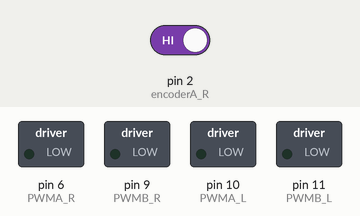
This sketch was run on a simulated Arduino Uno, built with avr-gcc and run on an emulated ATmega328P. Shown: switched loads named in the sketch (green lamp = pin HIGH). The test bench sets the inputs (shaded band); at power-on: pin 2 (encoderA_R) HIGH. What the sketch prints to the serial monitor is not drawn.

Above: at 0.1 s.
At 2.2 s:
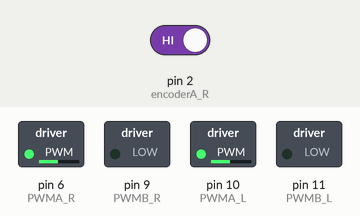
Timing chart, 0 to 3.7 s (numbered marks = the images above):
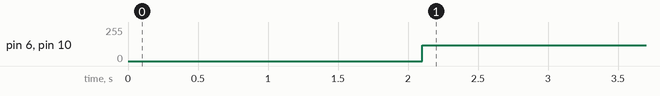

The sketch:

MotorMovement.ino
```cpp
#include <math.h>
#define NMOTORS 2
#define RIGHT 0
#define LEFT 1

// --- Pin Setup - Right Wheel ---
#define PWMA_R 6    // PWM A pin to motor driver
#define PWMB_R 9     // PWM B pin to motor driver
#define encoderA_R 2    // Encoder channel A
#define encoderB_R 3      // Encoder channel B


// --- Pin Setup - Left Wheel ---
#define PWMA_L 10      // PWM pin to motor driver
#define PWMB_L 11      // PWM pin to motor driver
#define encoderA_L 4      // Encoder channel A
#define encoderB_L 5      // Encoder channel B


/***************************   VARIABLES   ***************************/
int PWMspeed = 20;

// Robot dimentions
const double a_b = 0.075;
const double R = 0.035;
// 7.5 cm x 2

// Position variables
double x = 0.0, y = 0.0, theta = 0.0;
double xPrev = 0.0, yPrev = 0.0, thetaPrev = 0.0;

// Velocities
// rad/s
float velAng[]  = {0.0, 0.0};
// RPM
float velTarget[] = {0.0, 0.0};
float velAngRPM[] = {0.0, 0.0};
// pwr
int pwr[] = {0, 0};

// Global velocities
double gvel_X = 0.0, gvel_y = 0.0;
// Robot-Reference velocity
double vx = 0.0, vw = 0.0;

// Encoder count
int velEnc[]       = {0, 0};
int velEncSlack[]  = {0, 0};

// Goal
float xGoal[] = {0.0, 0.3, 1.0, 1.0};
float yGoal[] = {0.0, 0.0, 1.0, 2.0};
int seq = 1;
int maxSeq = 3;

// Error
double errorTheta = PI/2;

// Motor data
const int PPR = 1390;
float eprev[] = {0.0, 0.0};
float eintegral[] = {0.0, 0.0};

// Time variables
float sampleT = 0.1;
long prevT = 0;
long time_prev, dt;

void setup() {
  Serial.begin(9600);

  pinMode(encoderA_R, INPUT);
  pinMode(encoderB_R, INPUT);
  pinMode(encoderA_L, INPUT);
  pinMode(encoderB_L, INPUT);

  attachInterrupt(digitalPinToInterrupt(encoderA_R), readEncoder<0>, CHANGE);
  attachInterrupt(digitalPinToInterrupt(encoderA_L), readEncoder<1>, CHANGE);

  pinMode(PWMA_R, OUTPUT);
  pinMode(PWMB_R, OUTPUT);

  pinMode(PWMA_L, OUTPUT);
  pinMode(PWMB_L, OUTPUT);

  delay(2000);
  prevT = micros();
  time_prev = millis();

}

void loop() {
  // Time difference
  long currT = micros();
  float deltaT = ((float) (currT - prevT))/( 1.0e6 );

  // Delta time to calculate the angle direction
  dt = millis()-time_prev;
  time_prev= millis();
  //SetMotor(60, PWMA_R, PWMB_R);
  //SetMotor(60, PWMA_L, PWMB_L);

  if (theta >= PI){
    theta -= 2*PI;
  }
  else if (theta <= -PI){
    theta += 2*PI;
  }

  if (sampleT <= deltaT) {
    prevT = currT;
    noInterrupts();
    for(int i = 0; i < NMOTORS; i++){
      // Reset counter
      velEncSlack[i] = velEnc[i];
      velEnc[i] = 0;
    }
    interrupts();

    for(int i = 0; i < NMOTORS; i++){
      velAngRPM[i] = velEncSlack[i]/deltaT/PPR*60;
      velAng[i] = velAngRPM[i]*PI/30;
    }
    PositionEstimation(deltaT);

    if (seq < maxSeq) {
      CalculatePositionError(xGoal[seq], yGoal[seq], vx, vw);
    }
    else {
      StopMotors();
    }

    CalculateVelAng(vx, vw);

    RPMtoPWM(velAng[RIGHT], velTarget[RIGHT], deltaT, pwr[RIGHT], RIGHT);
    RPMtoPWM(velAng[LEFT], velTarget[LEFT], deltaT, pwr[LEFT], LEFT);
    //SetMotor(pwr[RIGHT], PWMA_R, PWMB_R);
    //SetMotor(pwr[LEFT], PWMA_L, PWMB_L);
    SetMotor(120, PWMA_R, PWMB_R);
    SetMotor(120, PWMA_L, PWMB_L);

    // Print estimated pose
    Serial.print("X = ");
    Serial.print(x*1000);
    Serial.print(" (mm), ");
    Serial.print("Y = ");
    Serial.print(y*1000);
    Serial.print(" (mm), ");
    Serial.print("theta = ");
    Serial.print(theta*180/PI);
    Serial.println(" (deg)");
    Serial.println("%%%%%%%%%%%%%%%%%%%%%%%%%%");
  }

  // Logic to change sequence
  double errorX = xGoal[seq] - x;
  double errorY = yGoal[seq] - y;
  if((sqrt(errorX*errorX + errorY*errorY) < 0.03)){
    StopMotors();
    delay(100);
  }
}

void CalculatePositionError(double xGoal_l, double yGoal_l, double &vx, double &vw){
  // Position error
  double errorX = xGoal_l - x;
  double errorY = yGoal_l - y;

  //kp_pos is the proportional constant error in the position
  double kp_pos=1.6;
  double vx_global = kp_pos * errorX;
  double vy_global = kp_pos * errorY;

  double ct = cos(theta);
  double st = sin(theta);

  vw = 0;
  vx = vx_global*ct + st * vy_global;

}

void CalculateOrientationError(double thetaGoal_l, double &vel, double &vw, double &errorTheta){
  // Orientation error
  errorTheta = thetaGoal_l - theta;
  if (errorTheta >= PI){
    errorTheta -= 2*PI;
  }
  else if (errorTheta <= -PI){
    errorTheta += 2*PI;
  }
  // No velocity
  vel = 0;
  //kp_ang is the proportional constant error in the position
  double kp_ang = 0.8;
  vw = kp_ang * errorTheta;
  // Logic in case that vw is greater than PI/5 or lesser than 0.4
  // Maybe can remove this
  /*if (fabs(vw) > PI/5){
      vw = (vw/fabs(vw))*PI/5;
  }
  if (fabs(errorTheta)<0.4){
      vw = (errorTheta/fabs(errorTheta))*PI/5.3;
  }*/
}

void CalculateVelAng(double vx, double vw) {
  /*
  Function that computes the velocity in rpm and the direction
  of each wheel from the absolute velocity.

  Inputs:
    - vx: Linear velocity in X axis, in m/s.
    - vw: Angular velocity in Z axis, in rad/s.
  */
  double w_R, w_L;

  // Angular velocity of each motor in rad/s
  w_R = (vx + vw * a_b) / R;
  w_L = (vx - vw * a_b) / R;

  // Angular velocity of each motor in RPM, to target.
  velTarget[RIGHT] = w_R*30/PI;
  velTarget[LEFT]  = w_L*30/PI;
}

void PositionEstimation(double deltaT) {
  /*
  Inputs:
    - deltaT: Time step.
  */

  double ct, st;
  ct = cos(theta);
  st = sin(theta);

  x = xPrev + deltaT*((ct+st)*velAng[0] + (ct-st)*velAng[1])*R*ct/2;
  y = yPrev + deltaT*((st-ct)*velAng[0] + (st+ct)*velAng[1])*R*st/2;

  xPrev = x;
  yPrev = y;
  thetaPrev = theta;
}

void RPMtoPWM(float value, float target, float deltaT, int &pwr, int DWheel) {
  float kp = 0.5, kd = 0.02, ki = 6.0, vmin = 10.0;
  int umax = 255;

  float e, dedt;
  e = (target - value)*((float)fabs(target) > vmin);
  dedt = (e - eprev[DWheel] )/(deltaT)*((float) fabs(target) > vmin);
  eintegral[DWheel] = (eintegral[DWheel] + e * deltaT)*((float) fabs(target) > vmin);

  pwr = (int) (kp * e + kd * dedt + ki * eintegral[DWheel]);
  eprev[DWheel] = e;

}


template <int j>
void readEncoder() {
  // Function that counts each rising edge of a encoder
  velEnc[j]++;
}

void SetMotor(int pwmVal, int pinPWM_A, int pinPWM_B) {
  /*
  Function to setup pins to control motors.
  Inputs:
    - pwmVal    : PWM speed value, between -255 to 255
    - pinPWM_A  : Pin A
    - pinPWM_B  : Pin B
  */

  if (pwmVal >= 0) {
    analogWrite(pinPWM_A, pwmVal);
    analogWrite(pinPWM_B, 0);
  }
  else {
    analogWrite(pinPWM_A, 0);
    analogWrite(pinPWM_B, -pwmVal);
  }

}

void StopMotors(){
  // Function that stops each DC motor.
  CalculateVelAng(0,0);

  SetMotor(0.0, PWMA_R, PWMB_R);
  SetMotor(0.0, PWMA_L, PWMB_L);

  CalculateVelAng(0,0);
  delay(6000);
}
```

Measured:
- by itself, pin 6 (PWMA_R), pin 10 (PWMA_L): 0/255 → 120/255 at 2.1 s
